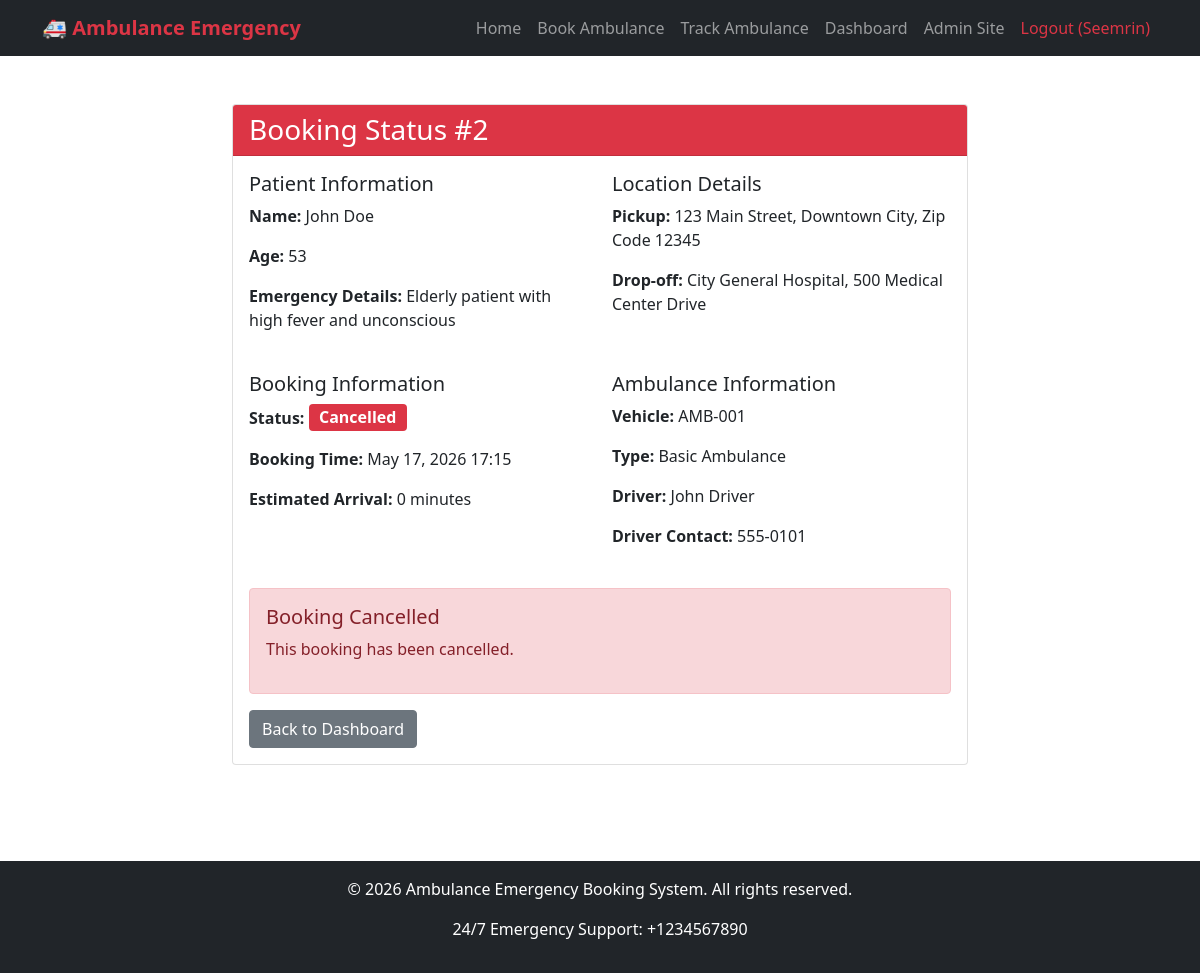
The app's page /booking/2/ (signed in) with its own data.
### core/models.py (models this page shows, shortened)
class Booking(models.Model):
    STATUS_CHOICES = [
        ('pending', 'Pending'),
        ('accepted', 'Accepted'),
        ('en_route', 'En Route'),
        ('arrived', 'Arrived'),
        ('completed', 'Completed'),
        ('cancelled', 'Cancelled'),
    ]
    user = models.ForeignKey(User, on_delete=models.CASCADE, related_name='bookings')
    ambulance = models.ForeignKey(Ambulance, on_delete=models.SET_NULL, null=True, blank=True)
    patient_name = models.CharField(max_length=100)
    patient_age = models.IntegerField(null=True, blank=True)
    emergency_details = models.TextField()
    pickup_location = models.CharField(max_length=200)
    dropoff_location = models.CharField(max_length=200, blank=True, null=True)
    booking_time = models.DateTimeField(default=timezone.now)
    estimated_arrival = models.DateTimeField(null=True, blank=True)
    status = models.CharField(max_length=20, choices=STATUS_CHOICES, default='pending')
    current_location = models.CharField(max_length=200, blank=True, null=True)

class Ambulance(models.Model):
    AMBULANCE_TYPES = [
        ('basic', 'Basic Ambulance'),
        ('advanced', 'Advanced Ambulance'),
    ]
    STATUS_CHOICES = [
        ('available', 'Available'),
        ('on_trip', 'On Trip'),
        ('maintenance', 'Maintenance'),
    ]
    vehicle_number = models.CharField(max_length=20, unique=True)
    ambulance_type = models.CharField(max_length=20, choices=AMBULANCE_TYPES)
    driver_name = models.CharField(max_length=100)
    driver_phone = models.CharField(max_length=15)
    current_location = models.CharField(max_length=200, blank=True)
    status = models.CharField(max_length=20, choices=STATUS_CHOICES, default='available')
    last_updated = models.DateTimeField(auto_now=True)

### core/views.py (the view)
# urls.py: path('booking/<int:booking_id>/', views.booking_status, name='booking_status'),
@login_required
def booking_status(request, booking_id):
    booking = get_object_or_404(Booking, id=booking_id, user=request.user)
    return render(request, 'core/booking_status.html', {'booking': booking})

### core/templates/core/booking_status.html (shortened to what this page needs)
{% extends 'core/base.html' %}
{% block content %}
<div class="container py-5">
    <div class="row">
        <div class="col-md-8 mx-auto">
            <div class="card">
                <div class="card-header
                    {% if booking.status == 'cancelled' %}bg-danger
                    {% elif booking.status == 'completed' %}bg-success
                    {% else %}bg-primary{% endif %} text-white">
                    <h3 class="mb-0">Booking Status #{{ booking.id }}</h3>
                </div>
                <div class="card-body">
                    <div class="row mb-4">
                        <div class="col-md-6">
                            <h5>Patient Information</h5>
                            <p><strong>Name:</strong> {{ booking.patient_name }}</p>
                            <p><strong>Age:</strong> {{ booking.patient_age|default:"Not specified" }}</p>
                            <p><strong>Emergency Details:</strong> {{ booking.emergency_details }}</p>
                        </div>
                        <div class="col-md-6">
                            <h5>Location Details</h5>
                            <p><strong>Pickup:</strong> {{ booking.pickup_location }}</p>
                            <p><strong>Drop-off:</strong> {{ booking.dropoff_location|default:"Not specified" }}</p>
                        </div>
                    </div>
                    <div class="row mb-4">
                        <div class="col-md-6">
                            <h5>Booking Information</h5>
                            <p><strong>Status:</strong>
                                <span class="badge
                                    {% if booking.status == 'pending' %}bg-warning
                                    {% elif booking.status == 'accepted' %}bg-primary
                                    {% elif booking.status == 'en_route' %}bg-info
                                    {% elif booking.status == 'arrived' %}bg-success
                                    {% elif booking.status == 'completed' %}bg-success
                                    {% elif booking.status == 'cancelled' %}bg-danger
                                    {% endif %} fs-6">
                                    {{ booking.get_status_display }}
                                </span>
                            </p>
                            <p><strong>Booking Time:</strong> {{ booking.booking_time|date:"M d, Y H:i" }}</p>
                            <p><strong>Estimated Arrival:</strong>
                                {% if booking.estimated_arrival %}
                                    {{ booking.estimated_arrival|timeuntil }}
                                {% else %}
                                    Yet to be determined
                                {% endif %}
                            </p>
                        </div>
                        <div class="col-md-6">
                            <h5>Ambulance Information</h5>
                            {% if booking.ambulance %}
                                <p><strong>Vehicle:</strong> {{ booking.ambulance.vehicle_number }}</p>
                                <p><strong>Type:</strong> {{ booking.ambulance.get_ambulance_type_display }}</p>
                                <p><strong>Driver:</strong> {{ booking.ambulance.driver_name }}</p>
                                <p><strong>Driver Contact:</strong> {{ booking.ambulance.driver_phone }}</p>
                            {% else %}
                                <p>No ambulance assigned yet</p>
                            {% endif %}
                        </div>
                    </div>
                    {% if booking.status == 'pending' %}
                        <div class="alert alert-warning">
                            <h5>Your booking is pending</h5>
                            <p>We are finding an available ambulance for you. Please wait...</p>
                        </div>
                        <form method="post" action="{% url 'cancel_booking' booking.id %}">
                            {% csrf_token %}
                            <button type="submit" class="btn btn-danger" onclick="return confirm('Are you sure you want to cancel this booking?')">
                                Cancel Booking
                            </button>
                        </form>
                    {% elif booking.status == 'accepted' or booking.status == 'en_route' %}
                        <div class="alert alert-info">
                            <h5>Ambulance is on the way!</h5>
                            <p>Your ambulance has been dispatched and is en route to your location.</p>
                        </div>
                    {% elif booking.status == 'arrived' or booking.status == 'completed' %}
                        <div class="alert alert-success">
                            <h5>Service Completed</h5>
                            <p>Your ambulance service has been completed. Thank you for using our service.</p>
                        </div>
                    {% elif booking.status == 'cancelled' %}
                        <div class="alert alert-danger">
                            <h5>Booking Cancelled</h5>
                            <p>This booking has been cancelled.</p>
                        </div>
                    {% endif %}
                    <div class="mt-3">
                        <a href="{% url 'dashboard' %}" class="btn btn-secondary">Back to Dashboard</a>
                    </div>
                </div>
            </div>
        </div>
    </div>
</div>
{% endblock %}

### core/templates/core/base.html (shortened to what this page needs)
<!DOCTYPE html>
<html lang="en">
<head>
    <link href="https://cdn.jsdelivr.net/npm/bootstrap@5.1.3/dist/css/bootstrap.min.css" rel="stylesheet">
</head>
<body>
<nav class="navbar navbar-expand-lg navbar-dark bg-dark">
    <div class="container">
        <a class="navbar-brand" href="{% url 'home' %}">
            🚑 Ambulance Emergency
        </a>
        <div class="collapse navbar-collapse" id="navbarNav">
            <ul class="navbar-nav ms-auto">
                <li class="nav-item">
                    <a class="nav-link" href="{% url 'home' %}">Home</a>
                </li>
                <li class="nav-item">
                    <a class="nav-link" href="{% url 'book_ambulance' %}">Book Ambulance</a>
                </li>
                <li class="nav-item">
                    <a class="nav-link" href="{% url 'track_ambulance' %}">Track Ambulance</a>
                </li>
                {% if user.is_authenticated %}
                    <li class="nav-item">
                        <a class="nav-link" href="{% url 'dashboard' %}">Dashboard</a>
                    </li>
                    <li class="nav-item">
                        <a class="nav-link" href="{% url 'admin:index' %}">Admin Site</a>
                    </li>
                    <li class="nav-item">
                        <a class="nav-link text-danger" href="{% url 'logout' %}">Logout ({{ user.username }})</a>
                    </li>
                {% endif %}
            </ul>
        </div>
    </div>
</nav>
    {% block content %}
    {% endblock %}
    <footer class="bg-dark text-white text-center py-3 mt-5">
        <div class="container">
            <p>&copy; 2026 Ambulance Emergency Booking System. All rights reserved.</p>
            <p>24/7 Emergency Support: +1234567890</p>
        </div>
    </footer>
</body>
</html>

### core/templates/core/base.html (style rules this page uses)
.navbar-brand { font-weight: bold; color: #dc3545 !important; }

### records on screen
Booking: id "2", patient_name "John Doe", patient_age "53", emergency_details "Elderly patient with high fever and unconscious", pickup_location "123 Main Street, Downtown City, Zip Code 12345", dropoff_location "City General Hospital, 500 Medical Center Drive", status "Cancelled", booking_time "May 17, 2026 17:15", estimated_arrival "0 minutes", ambulance.vehicle_number "AMB-001", ambulance.ambulance_type "Basic Ambulance", ambulance.driver_name "John Driver", ambulance.driver_phone "555-0101"

### other values on screen
{{ user.username }} "Seemrin"
